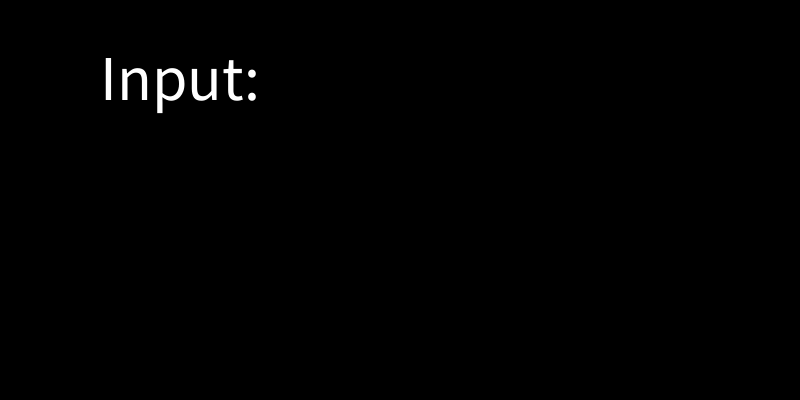
Frame 1 (no input)
Frame 60 (the mouse pressed at the canvas centre just before this capture): identical to frame 1, image omitted
Frame 120 (the mouse held since frame 60 and released just before this capture): identical to frame 1, image omitted

The Processing sketch that drew this single still picture (run headless with seeded random() and noise(); from frame 60 on, the mouse is pressed at the canvas centre):

// Processing sketch: week06_3
// ── week06_3.pde
void setup(){
  size(800,400);
  textSize(64);
}
String line ="";
void draw(){
  background(0);
  text("Input: "+line,100,100);
}
void keyPressed(){
  if(key>='A' && key<='Z') line += key;
  if(key>='a' && key<='z') line += key; 
}
